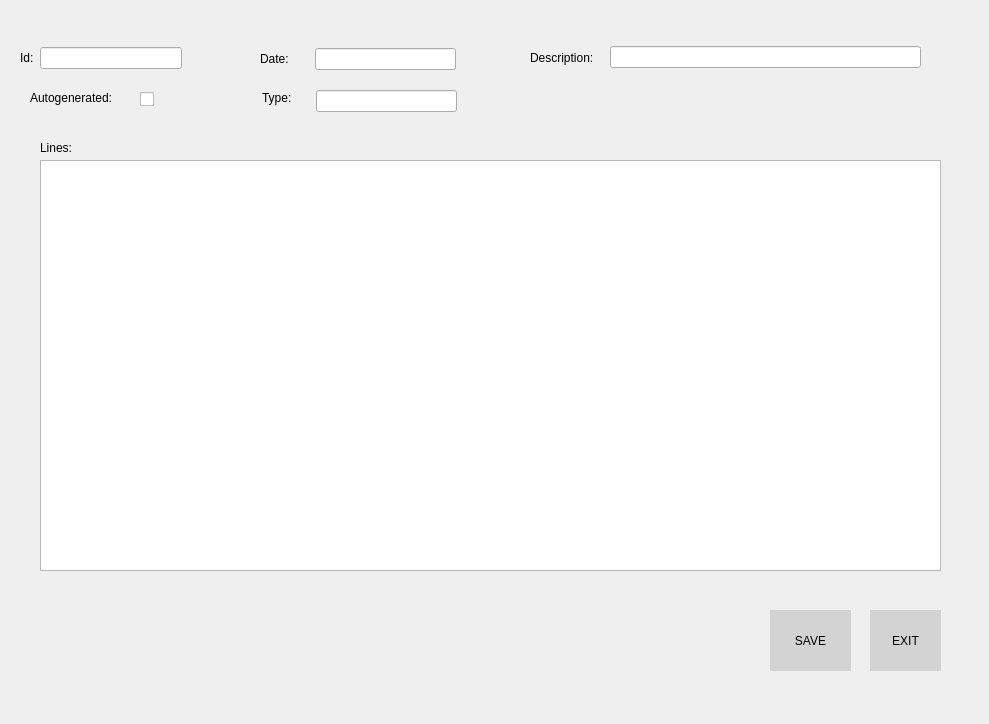
<?xml version="1.0" encoding="UTF-8"?>
<ui version="4.0">
 <class>Form</class>
 <widget class="QWidget" name="Form">
  <property name="geometry">
   <rect>
    <x>0</x>
    <y>0</y>
    <width>989</width>
    <height>724</height>
   </rect>
  </property>
  <property name="windowTitle">
   <string>Form</string>
  </property>
  <widget class="QLineEdit" name="lineEdit_2">
   <property name="geometry">
    <rect>
     <x>315</x>
     <y>48</y>
     <width>141</width>
     <height>22</height>
    </rect>
   </property>
   <property name="text">
    <string/>
   </property>
  </widget>
  <widget class="QLineEdit" name="lineEdit_3">
   <property name="geometry">
    <rect>
     <x>610</x>
     <y>46</y>
     <width>311</width>
     <height>22</height>
    </rect>
   </property>
  </widget>
  <widget class="QLabel" name="label_2">
   <property name="geometry">
    <rect>
     <x>260</x>
     <y>51</y>
     <width>55</width>
     <height>16</height>
    </rect>
   </property>
   <property name="text">
    <string>Date:</string>
   </property>
  </widget>
  <widget class="QLabel" name="label_3">
   <property name="geometry">
    <rect>
     <x>530</x>
     <y>50</y>
     <width>91</width>
     <height>16</height>
    </rect>
   </property>
   <property name="text">
    <string>Description:</string>
   </property>
  </widget>
  <widget class="QLabel" name="label_4">
   <property name="geometry">
    <rect>
     <x>30</x>
     <y>90</y>
     <width>101</width>
     <height>16</height>
    </rect>
   </property>
   <property name="text">
    <string>Autogenerated:</string>
   </property>
  </widget>
  <widget class="QCheckBox" name="checkBox">
   <property name="geometry">
    <rect>
     <x>140</x>
     <y>89</y>
     <width>41</width>
     <height>20</height>
    </rect>
   </property>
   <property name="text">
    <string/>
   </property>
   <property name="checkable">
    <bool>false</bool>
   </property>
  </widget>
  <widget class="QLabel" name="label_5">
   <property name="geometry">
    <rect>
     <x>262</x>
     <y>90</y>
     <width>71</width>
     <height>16</height>
    </rect>
   </property>
   <property name="text">
    <string>Type:</string>
   </property>
  </widget>
  <widget class="QLineEdit" name="lineEdit_4">
   <property name="geometry">
    <rect>
     <x>316</x>
     <y>90</y>
     <width>141</width>
     <height>22</height>
    </rect>
   </property>
  </widget>
  <widget class="QTableView" name="lines">
   <property name="geometry">
    <rect>
     <x>40</x>
     <y>160</y>
     <width>901</width>
     <height>411</height>
    </rect>
   </property>
   <property name="alternatingRowColors">
    <bool>true</bool>
   </property>
   <property name="selectionMode">
    <enum>QAbstractItemView::NoSelection</enum>
   </property>
  </widget>
  <widget class="QLabel" name="label_6">
   <property name="geometry">
    <rect>
     <x>40</x>
     <y>140</y>
     <width>55</width>
     <height>16</height>
    </rect>
   </property>
   <property name="text">
    <string>Lines:</string>
   </property>
  </widget>
  <widget class="QToolButton" name="save">
   <property name="geometry">
    <rect>
     <x>770</x>
     <y>610</y>
     <width>81</width>
     <height>61</height>
    </rect>
   </property>
   <property name="styleSheet">
    <string notr="true">background:lightgray; </string>
   </property>
   <property name="text">
    <string>SAVE</string>
   </property>
   <property name="icon">
    <iconset resource="../app/icons.qrc">
     <normaloff>:/save</normaloff>:/save</iconset>
   </property>
   <property name="iconSize">
    <size>
     <width>24</width>
     <height>24</height>
    </size>
   </property>
   <property name="toolButtonStyle">
    <enum>Qt::ToolButtonTextUnderIcon</enum>
   </property>
   <property name="autoRaise">
    <bool>true</bool>
   </property>
  </widget>
  <widget class="QToolButton" name="exit">
   <property name="geometry">
    <rect>
     <x>870</x>
     <y>610</y>
     <width>71</width>
     <height>61</height>
    </rect>
   </property>
   <property name="styleSheet">
    <string notr="true">background:lightgray; </string>
   </property>
   <property name="text">
    <string>EXIT</string>
   </property>
   <property name="icon">
    <iconset resource="../app/icons.qrc">
     <normaloff>:/exit</normaloff>:/exit</iconset>
   </property>
   <property name="iconSize">
    <size>
     <width>24</width>
     <height>24</height>
    </size>
   </property>
   <property name="toolButtonStyle">
    <enum>Qt::ToolButtonTextUnderIcon</enum>
   </property>
   <property name="autoRaise">
    <bool>true</bool>
   </property>
  </widget>
  <widget class="QWidget" name="layoutWidget">
   <property name="geometry">
    <rect>
     <x>20</x>
     <y>46</y>
     <width>162</width>
     <height>24</height>
    </rect>
   </property>
   <layout class="QHBoxLayout" name="horizontalLayout">
    <item>
     <widget class="QLabel" name="label">
      <property name="text">
       <string>Id:</string>
      </property>
     </widget>
    </item>
    <item>
     <widget class="QLineEdit" name="lineEdit"/>
    </item>
   </layout>
  </widget>
 </widget>
 <resources>
  <include location="../app/icons.qrc"/>
 </resources>
 <connections/>
</ui>
